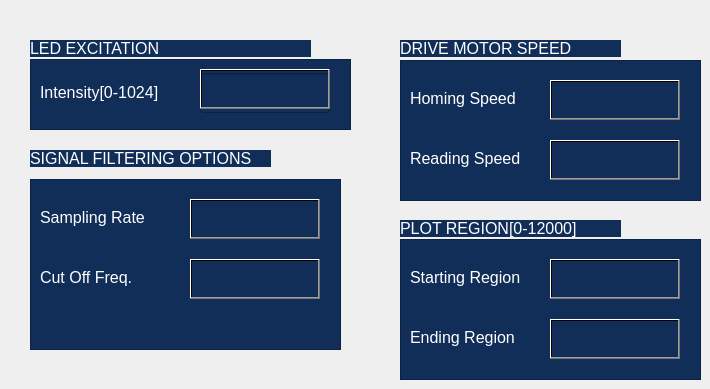
    <widget class="QWidget" name="page_1">
     <widget class="QFrame" name="frame_2">
      <property name="geometry">
       <rect>
        <x>30</x>
        <y>59</y>
        <width>321</width>
        <height>71</height>
       </rect>
      </property>
      <property name="styleSheet">
       <string notr="true">background:rgb(17, 46, 88);
color:rgb(255, 255, 255);</string>
      </property>
      <property name="frameShape">
       <enum>QFrame::StyledPanel</enum>
      </property>
      <property name="frameShadow">
       <enum>QFrame::Raised</enum>
      </property>
      <widget class="QLabel" name="label_6">
       <property name="geometry">
        <rect>
         <x>10</x>
         <y>25</y>
         <width>151</width>
         <height>17</height>
        </rect>
       </property>
       <property name="font">
        <font>
         <pointsize>12</pointsize>
        </font>
       </property>
       <property name="text">
        <string>Intensity[0-1024]</string>
       </property>
      </widget>
      <widget class="QLineEdit" name="lineEdit">
       <property name="geometry">
        <rect>
         <x>170</x>
         <y>14</y>
         <width>130</width>
         <height>40</height>
        </rect>
       </property>
       <property name="styleSheet">
        <string notr="true">background:rgb(17, 46, 88);
color:rgb(255, 255, 255);</string>
       </property>
      </widget>
      <widget class="QPushButton" name="pushButton_19">
       <property name="geometry">
        <rect>
         <x>170</x>
         <y>10</y>
         <width>130</width>
         <height>40</height>
        </rect>
       </property>
       <property name="styleSheet">
        <string notr="true">background:qlineargradient(spread:pad, x1:0, y1:0, x2:1, y2:0, stop:0 rgba(0, 0, 0, 0), stop:1 rgba(0,0,0,0))</string>
       </property>
       <property name="text">
        <string/>
       </property>
      </widget>
     </widget>
     <widget class="QLabel" name="label_5">
      <property name="geometry">
       <rect>
        <x>30</x>
        <y>40</y>
        <width>281</width>
        <height>17</height>
       </rect>
      </property>
      <property name="font">
       <font>
        <pointsize>12</pointsize>
       </font>
      </property>
      <property name="styleSheet">
       <string notr="true">background:rgb(17, 46, 88);
color:rgb(255, 255, 255);</string>
      </property>
      <property name="text">
       <string>LED EXCITATION</string>
      </property>
     </widget>
     <widget class="QLabel" name="label_7">
      <property name="geometry">
       <rect>
        <x>30</x>
        <y>150</y>
        <width>241</width>
        <height>17</height>
       </rect>
      </property>
      <property name="font">
       <font>
        <pointsize>12</pointsize>
       </font>
      </property>
      <property name="styleSheet">
       <string notr="true">background:rgb(17, 46, 88);
color:rgb(255, 255, 255);</string>
      </property>
      <property name="text">
       <string>SIGNAL FILTERING OPTIONS</string>
      </property>
     </widget>
     <widget class="QFrame" name="frame_3">
      <property name="geometry">
       <rect>
        <x>30</x>
        <y>179</y>
        <width>311</width>
        <height>171</height>
       </rect>
      </property>
      <property name="styleSheet">
       <string notr="true">background:rgb(17, 46, 88);
color:rgb(255, 255, 255);</string>
      </property>
      <property name="frameShape">
       <enum>QFrame::StyledPanel</enum>
      </property>
      <property name="frameShadow">
       <enum>QFrame::Raised</enum>
      </property>
      <widget class="QLineEdit" name="lineEdit_3">
       <property name="geometry">
        <rect>
         <x>160</x>
         <y>20</y>
         <width>130</width>
         <height>40</height>
        </rect>
       </property>
       <property name="styleSheet">
        <string notr="true">background:rgb(17, 46, 88);
color:rgb(255, 255, 255);</string>
       </property>
      </widget>
      <widget class="QLabel" name="label_9">
       <property name="geometry">
        <rect>
         <x>10</x>
         <y>30</y>
         <width>131</width>
         <height>17</height>
        </rect>
       </property>
       <property name="font">
        <font>
         <pointsize>12</pointsize>
        </font>
       </property>
       <property name="text">
        <string>Sampling Rate</string>
       </property>
      </widget>
      <widget class="QLineEdit" name="lineEdit_4">
       <property name="geometry">
        <rect>
         <x>160</x>
         <y>80</y>
         <width>130</width>
         <height>40</height>
        </rect>
       </property>
       <property name="styleSheet">
        <string notr="true">background:rgb(17, 46, 88);
color:rgb(255, 255, 255);</string>
       </property>
      </widget>
      <widget class="QLabel" name="label_10">
       <property name="geometry">
        <rect>
         <x>10</x>
         <y>90</y>
         <width>111</width>
         <height>17</height>
        </rect>
       </property>
       <property name="font">
        <font>
         <pointsize>12</pointsize>
        </font>
       </property>
       <property name="text">
        <string>Cut Off Freq.</string>
       </property>
      </widget>
      <widget class="QPushButton" name="pushButton_21">
       <property name="geometry">
        <rect>
         <x>160</x>
         <y>20</y>
         <width>130</width>
         <height>40</height>
        </rect>
       </property>
       <property name="styleSheet">
        <string notr="true">background:qlineargradient(spread:pad, x1:0, y1:0, x2:1, y2:0, stop:0 rgba(0, 0, 0, 0), stop:1 rgba(0,0,0,0))</string>
       </property>
       <property name="text">
        <string/>
       </property>
      </widget>
      <widget class="QPushButton" name="pushButton_22">
       <property name="geometry">
        <rect>
         <x>160</x>
         <y>80</y>
         <width>130</width>
         <height>40</height>
        </rect>
       </property>
       <property name="styleSheet">
        <string notr="true">background:qlineargradient(spread:pad, x1:0, y1:0, x2:1, y2:0, stop:0 rgba(0, 0, 0, 0), stop:1 rgba(0,0,0,0))</string>
       </property>
       <property name="text">
        <string/>
       </property>
      </widget>
     </widget>
     <widget class="QLabel" name="label_11">
      <property name="geometry">
       <rect>
        <x>400</x>
        <y>40</y>
        <width>221</width>
        <height>17</height>
       </rect>
      </property>
      <property name="font">
       <font>
        <pointsize>12</pointsize>
       </font>
      </property>
      <property name="styleSheet">
       <string notr="true">background:rgb(17, 46, 88);
color:rgb(255, 255, 255);</string>
      </property>
      <property name="text">
       <string>DRIVE MOTOR SPEED</string>
      </property>
     </widget>
     <widget class="QFrame" name="frame_4">
      <property name="geometry">
       <rect>
        <x>400</x>
        <y>60</y>
        <width>301</width>
        <height>141</height>
       </rect>
      </property>
      <property name="styleSheet">
       <string notr="true">background:rgb(17, 46, 88);
color:rgb(255, 255, 255);</string>
      </property>
      <property name="frameShape">
       <enum>QFrame::StyledPanel</enum>
      </property>
      <property name="frameShadow">
       <enum>QFrame::Raised</enum>
      </property>
      <widget class="QLabel" name="label_12">
       <property name="geometry">
        <rect>
         <x>10</x>
         <y>30</y>
         <width>131</width>
         <height>17</height>
        </rect>
       </property>
       <property name="font">
        <font>
         <pointsize>12</pointsize>
        </font>
       </property>
       <property name="text">
        <string>Homing Speed</string>
       </property>
      </widget>
      <widget class="QLineEdit" name="lineEdit_5">
       <property name="geometry">
        <rect>
         <x>150</x>
         <y>20</y>
         <width>130</width>
         <height>40</height>
        </rect>
       </property>
       <property name="styleSheet">
        <string notr="true">background:rgb(17, 46, 88);
color:rgb(255, 255, 255);</string>
       </property>
      </widget>
      <widget class="QLineEdit" name="lineEdit_6">
       <property name="geometry">
        <rect>
         <x>150</x>
         <y>80</y>
         <width>130</width>
         <height>40</height>
        </rect>
       </property>
       <property name="styleSheet">
        <string notr="true">background:rgb(17, 46, 88);
color:rgb(255, 255, 255);</string>
       </property>
      </widget>
      <widget class="QLabel" name="label_13">
       <property name="geometry">
        <rect>
         <x>10</x>
         <y>90</y>
         <width>131</width>
         <height>17</height>
        </rect>
       </property>
       <property name="font">
        <font>
         <pointsize>12</pointsize>
        </font>
       </property>
       <property name="text">
        <string>Reading Speed</string>
       </property>
      </widget>
      <widget class="QPushButton" name="pushButton_23">
       <property name="geometry">
        <rect>
         <x>150</x>
         <y>20</y>
         <width>130</width>
         <height>40</height>
        </rect>
       </property>
       <property name="styleSheet">
        <string notr="true">background:qlineargradient(spread:pad, x1:0, y1:0, x2:1, y2:0, stop:0 rgba(0, 0, 0, 0), stop:1 rgba(0,0,0,0))</string>
       </property>
       <property name="text">
        <string/>
       </property>
      </widget>
      <widget class="QPushButton" name="pushButton_24">
       <property name="geometry">
        <rect>
         <x>150</x>
         <y>80</y>
         <width>130</width>
         <height>40</height>
        </rect>
       </property>
       <property name="styleSheet">
        <string notr="true">background:qlineargradient(spread:pad, x1:0, y1:0, x2:1, y2:0, stop:0 rgba(0, 0, 0, 0), stop:1 rgba(0,0,0,0))</string>
       </property>
       <property name="text">
        <string/>
       </property>
      </widget>
     </widget>
     <widget class="QFrame" name="frame_5">
      <property name="geometry">
       <rect>
        <x>400</x>
        <y>239</y>
        <width>301</width>
        <height>141</height>
       </rect>
      </property>
      <property name="styleSheet">
       <string notr="true">background:rgb(17, 46, 88);
color:rgb(255, 255, 255);</string>
      </property>
      <property name="frameShape">
       <enum>QFrame::StyledPanel</enum>
      </property>
      <property name="frameShadow">
       <enum>QFrame::Raised</enum>
      </property>
      <widget class="QLabel" name="label_14">
       <property name="geometry">
        <rect>
         <x>10</x>
         <y>30</y>
         <width>131</width>
         <height>17</height>
        </rect>
       </property>
       <property name="font">
        <font>
         <pointsize>12</pointsize>
        </font>
       </property>
       <property name="text">
        <string>Starting Region</string>
       </property>
      </widget>
      <widget class="QLineEdit" name="lineEdit_7">
       <property name="geometry">
        <rect>
         <x>150</x>
         <y>20</y>
         <width>130</width>
         <height>40</height>
        </rect>
       </property>
       <property name="styleSheet">
        <string notr="true">background:rgb(17, 46, 88);
color:rgb(255, 255, 255);</string>
       </property>
      </widget>
      <widget class="QLineEdit" name="lineEdit_8">
       <property name="geometry">
        <rect>
         <x>150</x>
         <y>80</y>
         <width>130</width>
         <height>40</height>
        </rect>
       </property>
       <property name="styleSheet">
        <string notr="true">background:rgb(17, 46, 88);
color:rgb(255, 255, 255);</string>
       </property>
      </widget>
      <widget class="QLabel" name="label_15">
       <property name="geometry">
        <rect>
         <x>10</x>
         <y>90</y>
         <width>131</width>
         <height>17</height>
        </rect>
       </property>
       <property name="font">
        <font>
         <pointsize>12</pointsize>
        </font>
       </property>
       <property name="text">
        <string>Ending Region</string>
       </property>
      </widget>
      <widget class="QPushButton" name="pushButton_25">
       <property name="geometry">
        <rect>
         <x>150</x>
         <y>20</y>
         <width>130</width>
         <height>40</height>
        </rect>
       </property>
       <property name="styleSheet">
        <string notr="true">background:qlineargradient(spread:pad, x1:0, y1:0, x2:1, y2:0, stop:0 rgba(0, 0, 0, 0), stop:1 rgba(0,0,0,0))</string>
       </property>
       <property name="text">
        <string/>
       </property>
      </widget>
      <widget class="QPushButton" name="pushButton_26">
       <property name="geometry">
        <rect>
         <x>150</x>
         <y>80</y>
         <width>130</width>
         <height>40</height>
        </rect>
       </property>
       <property name="styleSheet">
        <string notr="true">background:qlineargradient(spread:pad, x1:0, y1:0, x2:1, y2:0, stop:0 rgba(0, 0, 0, 0), stop:1 rgba(0,0,0,0))</string>
       </property>
       <property name="text">
        <string/>
       </property>
      </widget>
     </widget>
     <widget class="QLabel" name="label_16">
      <property name="geometry">
       <rect>
        <x>400</x>
        <y>220</y>
        <width>221</width>
        <height>17</height>
       </rect>
      </property>
      <property name="font">
       <font>
        <pointsize>12</pointsize>
       </font>
      </property>
      <property name="styleSheet">
       <string notr="true">background:rgb(17, 46, 88);
color:rgb(255, 255, 255);</string>
      </property>
      <property name="text">
       <string>PLOT REGION[0-12000]</string>
      </property>
     </widget>
    </widget>
